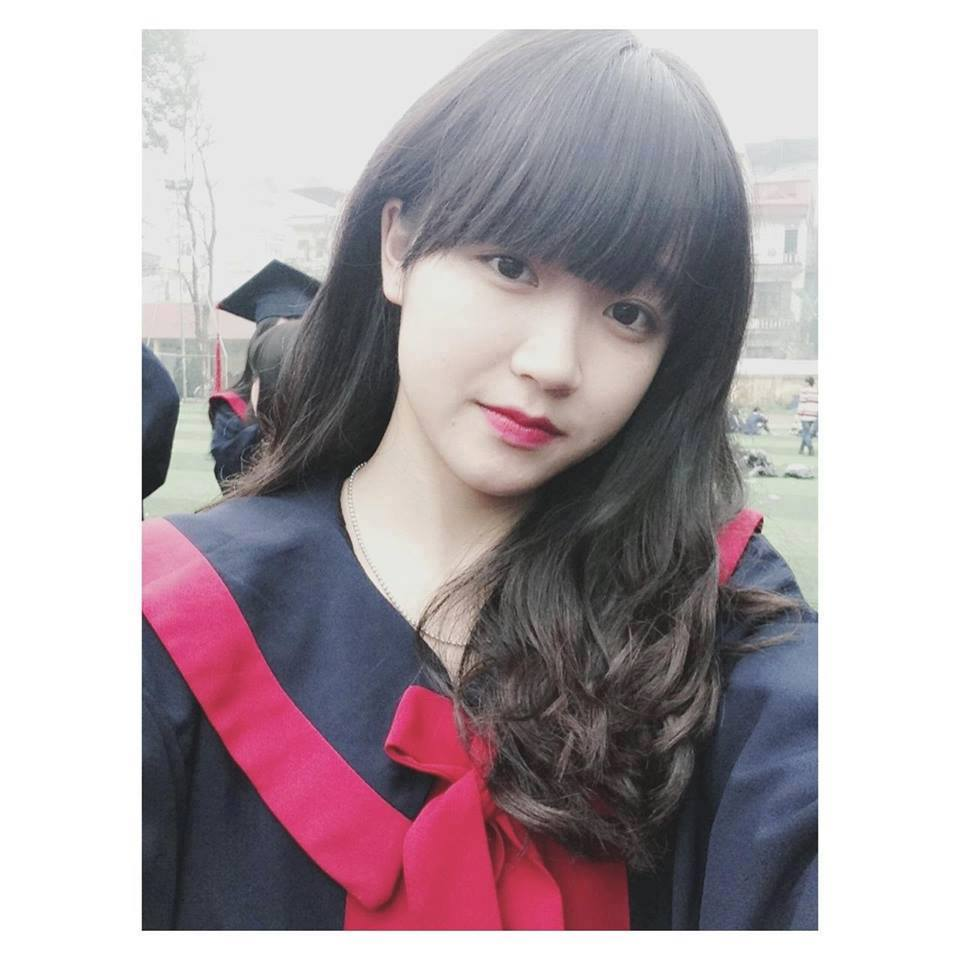
#> input picture Xu_Ly_Anh/Tuần_3-4_11-11-2019/3-today/img_5.jpg, 960 x 960 px
$ python anhnhiphan.py img_5.jpg
#> lines starting #> are read from the running program, lines starting #| are printed output that depends on the picture; after the words box and inside, x2 and y2 are one past the last pixel; in counts of white or black regions, pixels touching at a corner belong together
import os, sys
import cv2

def convert_to_binary(img_grayscale, thresh=100):
    thresh, img_binary = cv2.threshold(img_grayscale, thresh, maxval=255, type=cv2.THRESH_BINARY)
    return img_binary

if __name__ == "__main__":
    assert len(sys.argv) == 2, '[USAGE] $ python anhnhiphan.py img_5.jpg'
    input_image_path = sys.argv[1]

    assert os.path.isfile(input_image_path), 'Image not found @ %s' % input_image_path

    # read color image with grayscale flag: "cv2.IMREAD_GRAYSCALE"
    img_grayscale = cv2.imread(input_image_path, cv2.IMREAD_GRAYSCALE)       # shape: (960, 960)
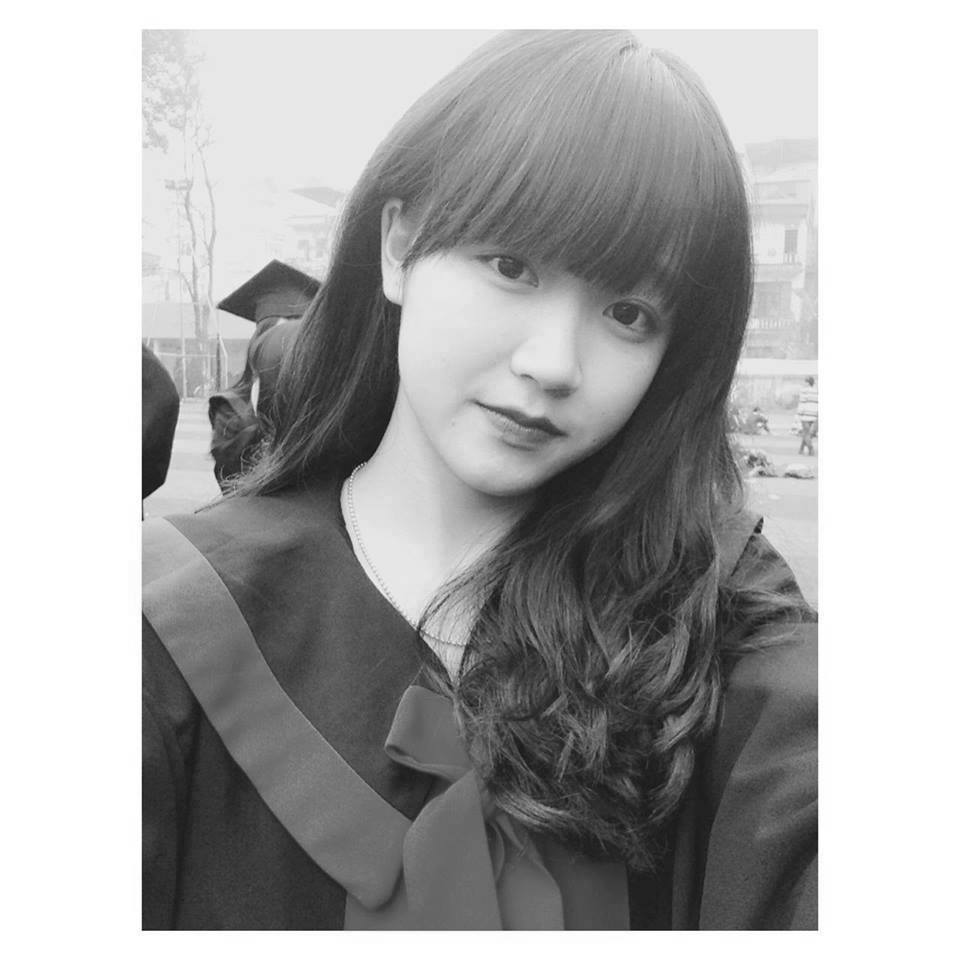
#> img_grayscale: shape (960, 960); min 4, max 255, mean 170.8
    # in ảnh ở thang độ xám
    cv2.imwrite('grey_%s' % input_image_path, img_grayscale)
    #Xuất ảnh đen
    print('Lưu hình ảnh thang độ xám @ màu xám_%s' % input_image_path)

    img_binary = convert_to_binary(img_grayscale, thresh=100)
#> in convert_to_binary, `thresh, img_binary = cv2.threshold(img_grayscale, thresh, maxval=255, ..`:
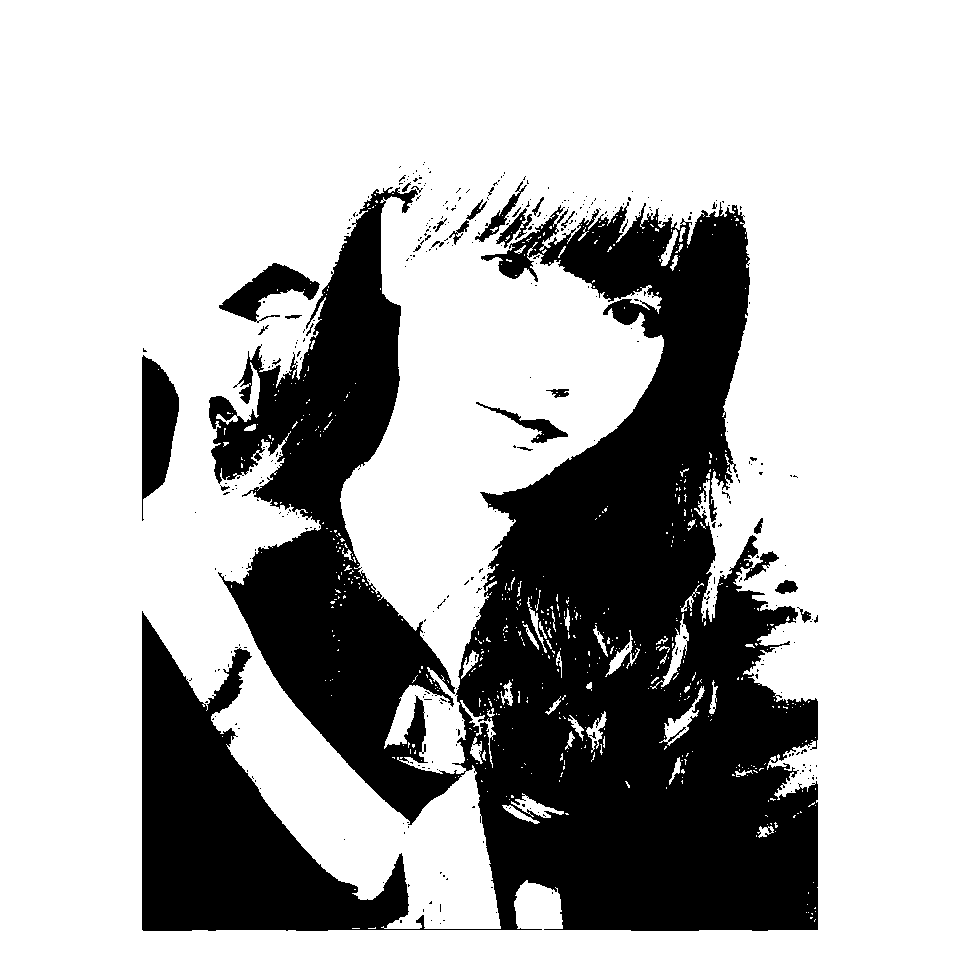
#> img_binary: shape (960, 960); 70.7% white; 391 black regions (363 under 20 px), largest, box (x1, y1, x2, y2) and area: (142, 187, 818, 931) 259422, (142, 355, 179, 521) 3870, (219, 263, 320, 323) 2426
#> in convert_to_binary, `thresh, img_binary = cv2.threshold(img_grayscale, thresh, maxval=255, ..`: thresh = 100
    cv2.imwrite('binary_%s' % input_image_path, img_binary)
    #Xuất ảnh trắng đen
    print('Lưu hình ảnh nhị phân @ nhị phân_%s' % input_image_path)

$ run again, with Xu_Ly_Anh/Tuần_3-4_11-11-2019/3-today/anhcat.jpg copied over Xu_Ly_Anh/Tuần_3-4_11-11-2019/3-today/img_5.jpg
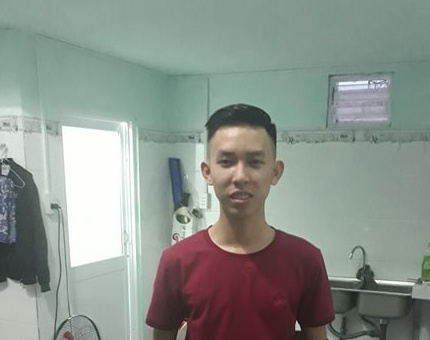
#> input picture Xu_Ly_Anh/Tuần_3-4_11-11-2019/3-today/anhcat.jpg, 430 x 340 px
#> `img_grayscale = cv2.imread(input_image_path, cv2.IMREAD_GRAYSCALE)`:
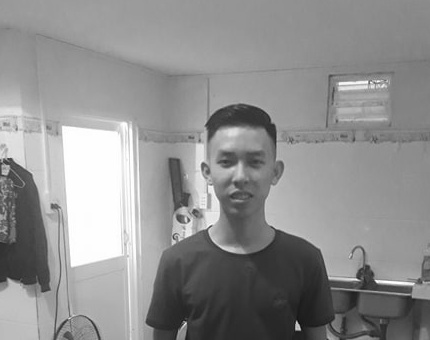
#> img_grayscale: shape (340, 430); min 8, max 255, mean 143.4
#> in convert_to_binary, `thresh, img_binary = cv2.threshold(img_grayscale, thresh, maxval=255, ..`:
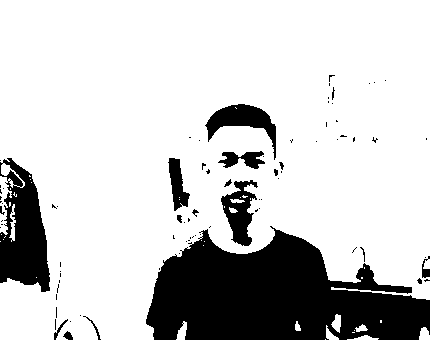
#> img_binary: shape (340, 430); 79.6% white; 84 black regions (65 under 20 px), largest, box (x1, y1, x2, y2) and area: (146, 226, 430, 340) 21103, (0, 158, 50, 292) 4297, (205, 104, 276, 160) 1418
#> thresh = 100

$ run again, with Xu_Ly_Anh/Tuần_3-4_11-11-2019/3-today/anhtrung.jpg copied over Xu_Ly_Anh/Tuần_3-4_11-11-2019/3-today/img_5.jpg
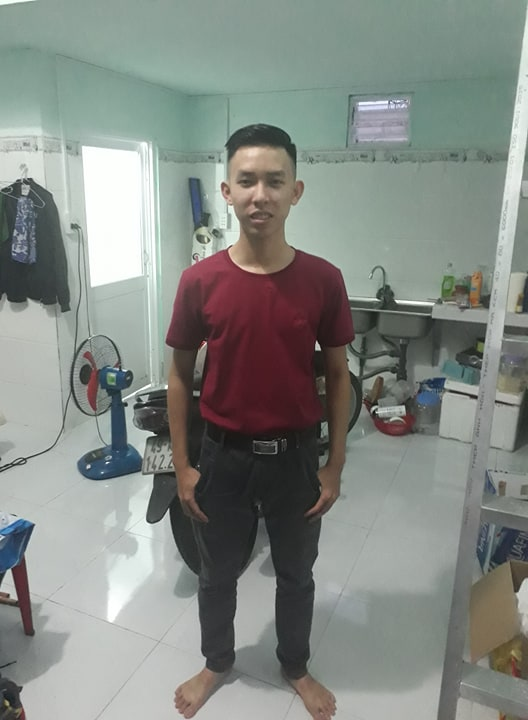
#> input picture Xu_Ly_Anh/Tuần_3-4_11-11-2019/3-today/anhtrung.jpg, 528 x 720 px
#> `img_grayscale = cv2.imread(input_image_path, cv2.IMREAD_GRAYSCALE)`:
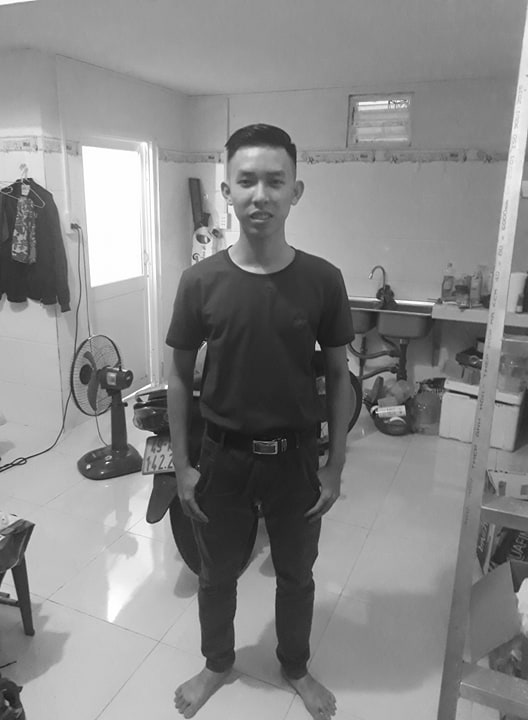
#> img_grayscale: shape (720, 528); min 9, max 255, mean 135.3
#> in convert_to_binary, `thresh, img_binary = cv2.threshold(img_grayscale, thresh, maxval=255, ..`:
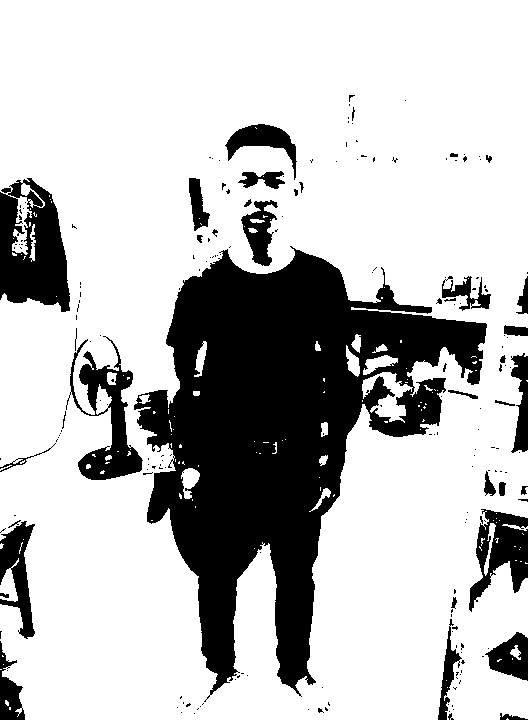
#> img_binary: shape (720, 528); 74.8% white; 204 black regions (164 under 20 px), largest, box (x1, y1, x2, y2) and area: (134, 246, 487, 702) 70132, (0, 178, 70, 312) 6352, (66, 336, 143, 480) 3910
#> thresh = 100

$ run again, with Xu_Ly_Anh/Tuần_3-4_11-11-2019/3-today/.png saved as Xu_Ly_Anh/Tuần_3-4_11-11-2019/3-today/img_5.jpg
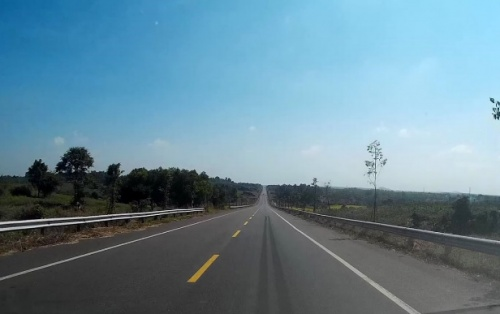
#> input picture Xu_Ly_Anh/Tuần_3-4_11-11-2019/3-today/.png, 500 x 314 px
#> `img_grayscale = cv2.imread(input_image_path, cv2.IMREAD_GRAYSCALE)`:
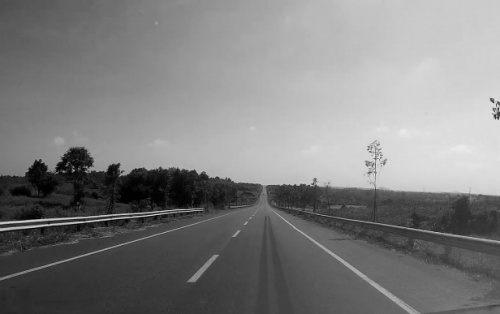
#> img_grayscale: shape (314, 500); min 0, max 235, mean 127.1
#> in convert_to_binary, `thresh, img_binary = cv2.threshold(img_grayscale, thresh, maxval=255, ..`:
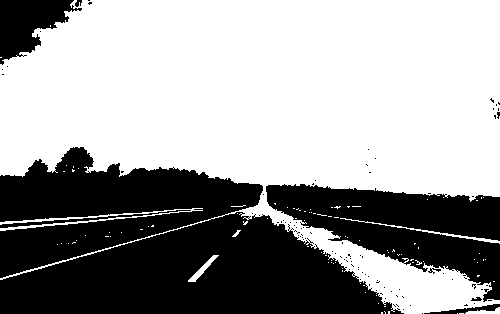
#> img_binary: shape (314, 500); 61.4% white; 98 black regions (90 under 20 px), largest, box (x1, y1, x2, y2) and area: (0, 147, 404, 314) 43017, (266, 184, 500, 302) 13710, (0, 0, 82, 65) 2903
#> thresh = 100
